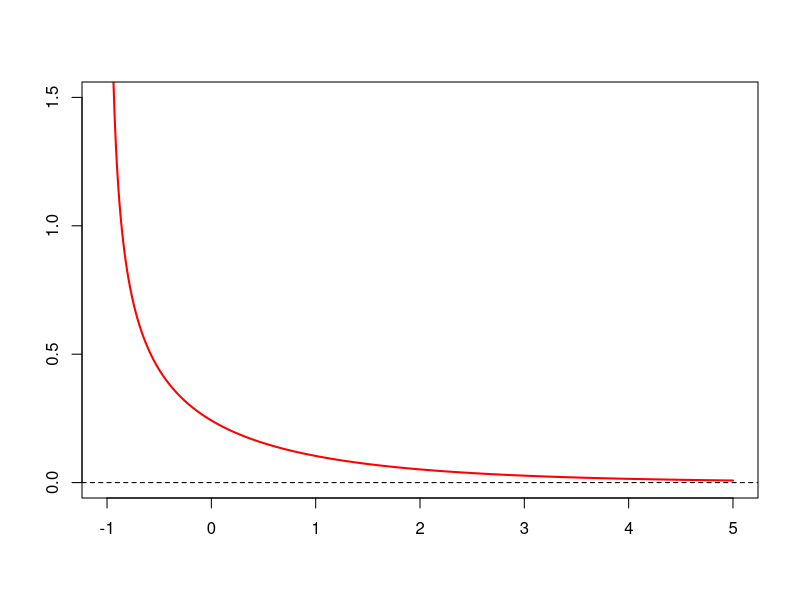
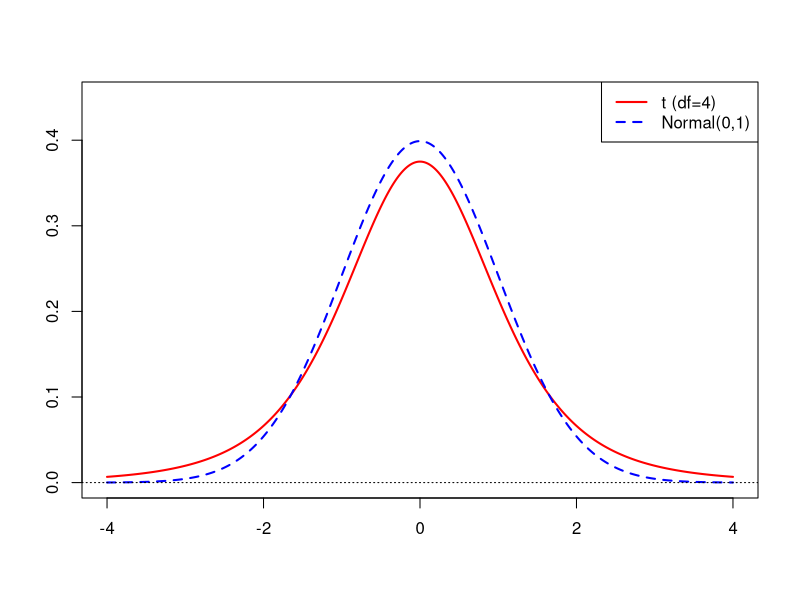

Source code (R) for these figures, in order:
## ---- chunk 1
library(forecast)

set.seed(30004)       # For reproducibility

reps <- 1000
n <- 200              # Estimation sample size per experiment
hmax <- 12            # Forecast horizon
ar <- 0.8             # AR(1) true coefficient

# Storage for inclusion indicators
Included <- matrix(nrow=reps, ncol=hmax)

# Storage for length of each interval
Length <- matrix(nrow=reps, ncol=hmax)    
## ---- chunk 2
for (r in 1:reps){
  U <- rnorm(n+hmax)          # N(0,1) prediction errors  
  Y <- arima.sim(n=n+hmax, model=list(ar=ar), innov=U)  # Simulate data
  Yf <- Y[(n+1):(n+hmax)]     # Forecast sample
  Y <- Y[1:n]                 # Estimation sample

  # Estimate AR(1) model and generate forecasts and PIs
  eq <- Arima(Y, order=c(1,0,0))
  eqf <- forecast(eq, h=hmax)  
  
  Lower <- eqf$lower[,"95%"]       # lower bound of 95% PIs
  Upper <- eqf$upper[,"95%"]       # upper bound of 95% PIs

  Included[r,] <- 1*(Lower<Yf & Upper>Yf)     # Check inclusion
  Length[r,] <- Upper-Lower                   # Lengths of PIs
}
## ---- chunk 3
eqf <- forecast(eq, h=hmax)
print(eqf)
## ---- chunk 4
# Extract the lower bounds for 95% PI for h=1,2,...,12
print(eqf$lower)  # eqf$lower[,"95%"]
## ---- chunk 5
# Record 1 if true value contained within 95% PI, 0 otherwise
print(head(Included))   
# Recorded as difference between upper and lower bounds of 95% PI
print(head(Length))     
## ---- chunk 6
Coverage <- apply(Included, 2, mean) * 100
names(Coverage) <- paste0("h=", 1:hmax)
print(Coverage)
## ---- chunk 7
AvgLength <- round(apply(Length, 2, mean), 2)
names(AvgLength) <- paste0("h=", 1:hmax)
print(AvgLength)
## ---- chunk 8
set.seed(30004)       # For reproducibility

reps <- 1000
n <- 200              # Estimation sample size per experiment
hmax <- 12            # Forecast horizon
ar <- 0.8             # AR(1) true coefficient

# Storage for inclusion indicators
Included <- matrix(nrow=reps, ncol=hmax)

# Storage for length of each interval
Length <- matrix(nrow=reps, ncol=hmax)   
## ---- chunk 9
for (r in 1:reps){
  U <- rnorm(n+hmax)          # N(0,1) prediction errors  
  Y <- arima.sim(n=n+hmax, model=list(ar=ar), innov=U)  # Simulate data
  Yf <- Y[(n+1):(n+hmax)]     # Forecast sample
  Y <- Y[1:n]                 # Estimation sample

  # Estimate MA(1) model and generate forecasts and PIs
  eq <- Arima(Y, order=c(0,0,1))   ### <- MISSPECIFIED!!!
  eqf <- forecast(eq, h=hmax)  
  
  Lower <- eqf$lower[,"95%"]       # lower bound of 95% PIs
  Upper <- eqf$upper[,"95%"]       # upper bound of 95% PIs

  Included[r,] <- 1*(Lower<Yf & Upper>Yf)     # Check inclusion
  Length[r,] <- Upper-Lower                   # Lengths of PIs
}
## ---- chunk 10
# Coverage: proportion of inclusion at each h 
Coverage <- apply(Included, 2, mean)*100
names(Coverage) <- paste0("h=",1:hmax)
print(Coverage)
## ---- chunk 11
# Average interval lengths:
AvgLength <- round(apply(Length, 2, mean),2)
names(AvgLength) <- paste0("h=",1:hmax)
print(AvgLength)
## ---- chunk 12
# Average interval lengths:
AvgLength <- round(apply(Length, 2, mean),2)
names(AvgLength) <- paste0("h=",1:hmax)
print(AvgLength)
## ---- chunk 13
# Average interval lengths:
AvgLength <- round(apply(Length, 2, mean),2)
names(AvgLength) <- paste0("h=",1:hmax)
print(AvgLength)
## ---- chunk 14
# Average interval lengths:
AvgLength <- round(apply(Length, 2, mean),2)
names(AvgLength) <- paste0("h=",1:hmax)
print(AvgLength)
## ---- chunk 15
# Average interval lengths:
AvgLength <- round(apply(Length, 2, mean),2)
names(AvgLength) <- paste0("h=",1:hmax)
print(AvgLength)
## ---- chunk 16
# Average interval lengths:
AvgLength <- round(apply(Length, 2, mean),2)
names(AvgLength) <- paste0("h=",1:hmax)
print(AvgLength)
## ---- chunk 17
# Average interval lengths:
AvgLength <- round(apply(Length, 2, mean),2)
names(AvgLength) <- paste0("h=",1:hmax)
print(AvgLength)
## ---- chunk 18
x <- seq(-1, 5, length.out = 500)  # support starts at -1
y <- dchisq(x + 1, df = 1)         # density of χ²(1), shifted

plot(x, y, type = "l", col = "red", lwd = 2,
     main = "", ylab = "", xlab = "", ylim = c(0, 1.5))
abline(h = 0, lty = 2)  # horizontal line at 0
## ---- chunk 19
# Coverage
Coverage <- matrix(
  c(
    95,94.4,92.8,93.4,94.9,96.0,94.9,95.0,93.3,94.0,94.2,94.7,
    94,94.4,94.4,94.2,94.2,94.3,94.3,94.6,95.4,94.3,96.0,95.1,
    94,93.9,93.2,94.3,93.0,94.8,93.8,94.4,93.7,94.4,93.2,93.6
  ),
  nrow = 3, byrow = TRUE,
  dimnames = list(
    c("ar=0.3", "ar=0.6", "ar=0.9"),
    paste0("h=", 1:12)
  )
)

# CoverageBS
CoverageBS <- matrix(
  c(
    94.5,93.3,93.8,93.4,95.5,95.3,94.7,93.4,93.0,94.4,94.5,94.0,
    94.3,93.1,93.9,93.9,92.6,92.5,93.2,93.6,94.6,94.0,93.7,92.4,
    93.5,92.5,92.2,92.9,92.0,92.9,91.8,92.1,91.3,93.0,92.6,93.4
  ),
  nrow = 3, byrow = TRUE,
  dimnames = list(
    c("ar=0.3", "ar=0.6", "ar=0.9"),
    paste0("h=", 1:12)
  )
)
## ---- chunk 20
print(Coverage)     # Normal Assumption (Misspecified) 
print(CoverageBS)   # Bootstrapped 
## ---- chunk 21
# AvgLength
AvgLength <- matrix(
  c(
    3.90,4.06,4.08,4.08,4.08,4.08,4.08,4.08,4.08,4.08,4.08,4.08,
    3.91,4.54,4.75,4.82,4.85,4.86,4.86,4.87,4.87,4.87,4.87,4.87,
    3.91,5.22,6.05,6.64,7.07,7.39,7.64,7.83,7.98,8.10,8.20,8.27
  ),
  nrow = 3, byrow = TRUE,
  dimnames = list(
    c("ar=0.3", "ar=0.6", "ar=0.9"),
    paste0("h=", 1:12)
  )
)

# AvgLengthBS
AvgLengthBS <- matrix(
  c(
    3.61,3.81,3.86,3.86,3.87,3.85,3.86,3.87,3.86,3.86,3.86,3.86,
    3.62,4.28,4.53,4.63,4.66,4.68,4.69,4.70,4.69,4.69,4.70,4.70,
    3.62,4.93,5.80,6.41,6.86,7.19,7.45,7.65,7.82,7.94,8.04,8.13
  ),
  nrow = 3, byrow = TRUE,
  dimnames = list(
    c("ar=0.3", "ar=0.6", "ar=0.9"),
    paste0("h=", 1:12)
  )
)
## ---- chunk 22
print(AvgLength)    # Normal Assumption (Misspecified)
print(AvgLengthBS)  # Bootstrapped 
## ---- chunk 23
x <- seq(-4, 4, length.out = 1000)
y_t <- dt(x, df = 4)
y_norm <- dnorm(x)

plot(x, y_t, type = "l", col = "red", lwd = 2,
     ylim = c(0, 0.45),
     ylab = "", xlab = "", main = "")
lines(x, y_norm, col = "blue", lty = 2, lwd = 2)
abline(h = 0, lty = 3)
legend("topright", legend = c("t (df=4)", "Normal(0,1)"), 
       col = c("red", "blue"), lty = c(1, 2), lwd = 2)
## ---- chunk 24
# Normal PI coverage
Coverage_normal <- matrix(
  c(
    94.9,95.0,94.8,94.0,94.6,94.8,93.3,94.0,94.5,94.4,95.9,94.2,
    95.2,93.8,94.2,93.6,92.1,94.5,95.2,94.0,94.0,94.9,93.6,93.5,
    94.6,95.4,93.7,93.4,93.4,93.4,93.4,91.3,91.5,90.8,91.0,90.8
  ),
  nrow = 3, byrow = TRUE
)
colnames(Coverage_normal) <- paste0("h=",1:12)
rownames(Coverage_normal) <- c("ar=0.3","ar=0.6","ar=0.9")
Coverage <- Coverage_normal

# Bootstrap PI coverage
Coverage_bootstrap <- matrix(
  c(
    94.8,94.6,95.0,94.1,94.3,94.8,93.5,94.2,94.3,94.5,95.4,93.6,
    95.7,94.3,93.5,93.4,92.5,94.4,95.3,94.2,93.7,94.6,93.3,93.9,
    94.2,95.4,93.8,93.7,92.9,93.1,93.0,91.1,91.3,90.2,90.4,90.1
  ),
  nrow = 3, byrow = TRUE
)
colnames(Coverage_bootstrap) <- paste0("h=",1:12)
rownames(Coverage_bootstrap) <- c("ar=0.3","ar=0.6","ar=0.9")
CoverageBS <- Coverage_bootstrap

# Normal PI average length
AvgLength_normal <- matrix(
  c(
    5.48,5.71,5.73,5.74,5.74,5.74,5.74,5.74,5.74,5.74,5.74,5.74,
    5.45,6.32,6.60,6.70,6.74,6.76,6.76,6.76,6.77,6.77,6.77,6.77,
    5.52,7.35,8.50,9.31,9.89,10.33,10.66,10.92,11.12,11.28,11.40,11.50
  ),
  nrow = 3, byrow = TRUE
)
colnames(AvgLength_normal) <- paste0("h=",1:12)
rownames(AvgLength_normal) <- c("ar=0.3","ar=0.6","ar=0.9")
AvgLength <- AvgLength_normal

# Bootstrap PI average length
AvgLength_bootstrap <- matrix(
  c(
    5.54,5.77,5.80,5.80,5.79,5.81,5.79,5.80,5.80,5.80,5.80,5.80,
    5.56,6.43,6.72,6.81,6.85,6.86,6.87,6.87,6.86,6.85,6.86,6.87,
    5.55,7.44,8.64,9.46,10.06,10.56,10.90,11.13,11.33,11.47,11.59,11.69
  ),
  nrow = 3, byrow = TRUE
)
colnames(AvgLength_bootstrap) <- paste0("h=",1:12)
rownames(AvgLength_bootstrap) <- c("ar=0.3","ar=0.6","ar=0.9")
AvgLengthBS <- AvgLength_bootstrap
## ---- chunk 25
print(Coverage)     # Normal Assumption (Misspecified) 
print(CoverageBS)   # Bootstrapped 
## ---- chunk 26
print(AvgLength)    # Normal Assumption (Misspecified)
print(AvgLengthBS)  # Bootstrapped 
